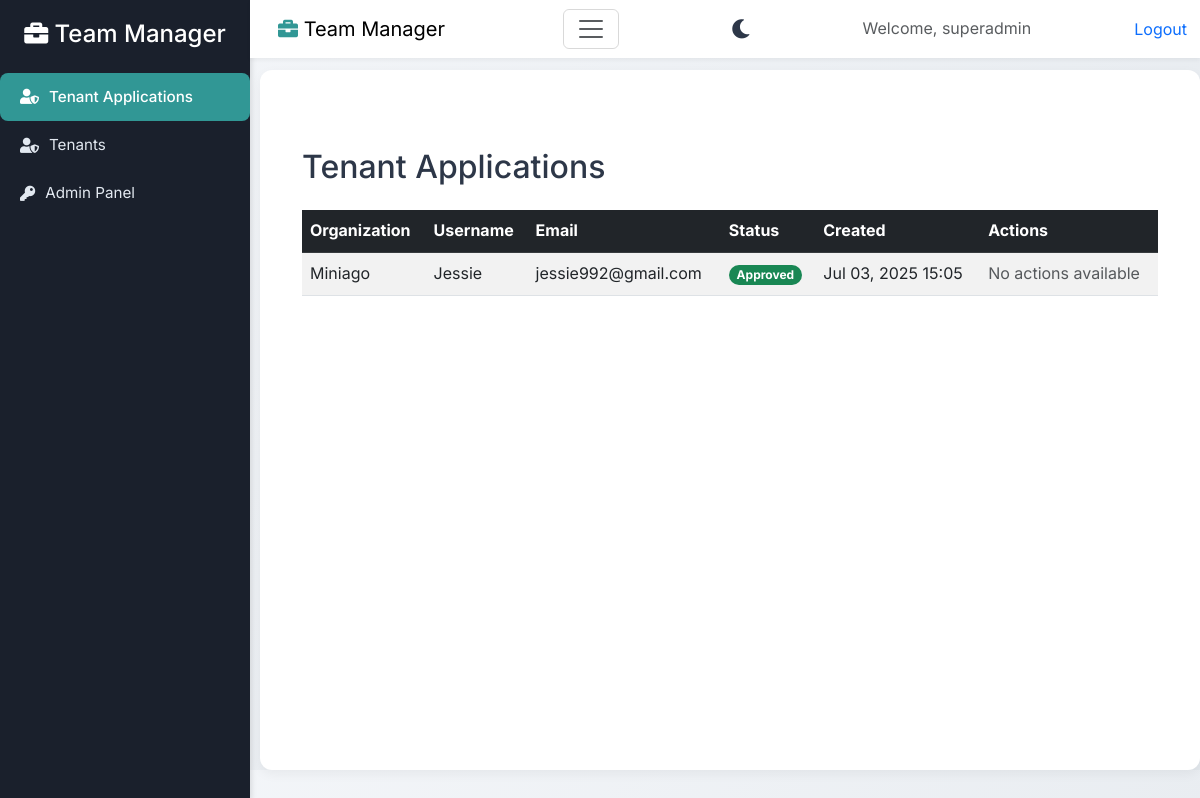
The page /tenants/tenant-applications/ (signed in) on the database its author committed.
### documents/models.py (models this page shows, shortened)
class CustomUser(AbstractUser):
    tenant = models.ForeignKey(Tenant, on_delete=models.CASCADE, blank=True, null=True)
    roles = models.ManyToManyField(Role, blank=True)
    department = models.ForeignKey('Department', on_delete=models.SET_NULL, null=True, blank=True, related_name='members')
    teams = models.ManyToManyField('Team', blank=True, related_name='members')
    phone_number = models.CharField(max_length=15, blank=True, null=True)
    smtp_email = models.EmailField(blank=True, null=True)
    smtp_password = models.CharField(max_length=255, blank=True, null=True)  # Encrypted SMTP password
    def __str__(self):
        return self.username

### tenants/models.py (models this page shows, shortened)
class TenantApplication(models.Model):
    STATUS_CHOICES = [
        ('pending', 'Pending'),
        ('approved', 'Approved'),
        ('rejected', 'Rejected'),
    ]
    username = models.CharField(max_length=150, unique=True)
    email = models.EmailField(unique=True)
    password = models.CharField(max_length=255)
    organization_name = models.CharField(max_length=100, unique=True)
    slug = models.SlugField(max_length=100, unique=True)
    status = models.CharField(max_length=20, choices=STATUS_CHOICES, default='pending')
    created_at = models.DateTimeField(auto_now_add=True)
    updated_at = models.DateTimeField(auto_now=True)

### tenants/views.py (the view)
# urls.py: path('tenant-applications/', tenant_applications, name='tenant_applications'),
@login_required
def tenant_applications(request):
    if request.user.is_superuser:
        tenant_apps = TenantApplication.objects.all()
    else:
        HttpResponseForbidden(f'You are not authorized to view this')
    return render(request, 'tenants/tenant_applications.html', {'tenants': tenant_apps})

### documents/context_processors.py (called while the page is built)
def notification_count(request):
    print("Meer>>>>>", request)
    if request.user.is_authenticated:
        if request.user.is_superuser:
            user = CustomUser.objects.get(username=request.user.username)
        else:
            user = CustomUser.objects.get(username=request.user.username, tenant=request.tenant)
        count = UserNotification.objects.filter(user=user, dismissed=False).count()
        return {'unseen_notification_count': count}
    return {'unseen_notification_count': 0}

### tenants/templates/tenants/tenant_applications.html (shortened to what this page needs)
{% extends 'base.html' %}
{% block content %}
<div class="container mt-5">
    <h2 class="mb-4">Tenant Applications</h2>
    {% if tenants %}
    <div class="table-responsive">
        <table class="table table-striped table-hover">
            <thead class="table-dark">
                <tr>
                    <th>Organization</th>
                    <th>Username</th>
                    <th>Email</th>
                    <th>Status</th>
                    <th>Created</th>
                    <th>Actions</th>
                </tr>
            </thead>
            <tbody>
                {% for tenant in tenants %}
                <tr>
                    <td>{{ tenant.organization_name }}</td>
                    <td>{{ tenant.username }}</td>
                    <td>{{ tenant.email }}</td>
                    <td>
                        <span class="badge
                            {% if tenant.status == 'pending' %}bg-warning text-dark
                            {% elif tenant.status == 'approved' %}bg-success
                            {% else %}bg-danger{% endif %}">
                            {{ tenant.get_status_display }}
                        </span>
                    </td>
                    <td>{{ tenant.created_at|date:"M d, Y H:i" }}</td>
                    <td>
                        {% if tenant.status == 'pending' %}
                        <form action="{% url 'create_tenant' tenant.id %}" method="post" class="d-inline">
                            {% csrf_token %}
                            <button type="submit" class="btn btn-sm btn-success me-2">Approve</button>
                        </form>
                        <form action="{% url 'reject_tenant' tenant.id %}" method="post" class="d-inline">
                            {% csrf_token %}
                            <button type="submit" class="btn btn-sm btn-danger">Reject</button>
                        </form>
                        {% else %}
                        <span class="text-muted">No actions available</span>
                        {% endif %}
                    </td>
                </tr>
                {% endfor %}
            </tbody>
        </table>
    </div>
    {% else %}
    <div class="alert alert-info" role="alert">
        No tenant applications found.
    </div>
    {% endif %}
</div>
{% endblock %}

### documents/templates/base.html (shortened to what this page needs)
{% load static %}
<!DOCTYPE html>
<html lang="en">
<head>
    <link rel="stylesheet" href="https://cdn.jsdelivr.net/npm/bootstrap@5.3.0/dist/css/bootstrap.min.css">
    <link rel="stylesheet" href="https://cdnjs.cloudflare.com/ajax/libs/font-awesome/5.15.4/css/all.min.css">
</head>
<body {% if not user.is_authenticated %}class="unauthenticated"{% endif %}>
    <link href="https://cdn.jsdelivr.net/npm/select2@4.1.0-rc.0/dist/css/select2.min.css" rel="stylesheet">
    {% if user.is_authenticated %}
    <div class="sidebar" id="sidebar">
        <h4 class="text-white text-center mb-4"><i class="fas fa-briefcase mr-2"></i> Team Manager</h4>
        {% if user.is_superuser %}
            <a href="{% url 'tenant_applications' %}" {% if request.path == '/tenants/tenant-applications/'%}class="active"{% endif %}><i class="fas fa-user-shield"></i>Tenant Applications</a>
            <a href="{% url 'tenant_list' %}" {% if request.path == '/tenants/list/' %}class="active"{% endif %}><i class="fas fa-user-shield"></i>Tenants</a>
            <a href="{% url 'admin:index' %}" {% if request.path|slice:":7" == '/admin/' %}class="active"{% endif %}><i class="fas fa-key"></i> Admin Panel</a>
        {%endif%}
    </div>
    {% endif %}
    {% if not user.tenant or user.is_superuser %}
        <nav class="navbar navbar-light bg-light fixed-top" id="navbar">
            <div class="container-fluid">
                <a class="navbar-brand ms-3" href="{% url 'tenant_home' %}"><i class="fas fa-briefcase mr-4" style="color: #319795;"></i> Team Manager</a>
                <button class="navbar-toggler" type="button" data-bs-toggle="collapse" data-bs-target="#navbarNav" aria-controls="navbarNav" aria-expanded="false" aria-label="Toggle navigation">
                    <span class="navbar-toggler-icon"></span>
                </button>
                <button class="theme-toggle-btn" id="themeToggleBtn" title="Toggle Dark Mode" aria-label="Toggle Dark Mode">
                    <i class="fas fa-moon"></i>
                </button>
                {% if user.is_authenticated and user.is_superuser %}
                    <span class="text-muted">Welcome, {{ user.username }}</span>
                    <form action="{% url 'logout' %}" method="post" style="display: inline;">
                        <button type="submit" class="btn btn-link text-primary" style="padding: 0; text-decoration: none;">Logout</button>
                    </form>
                {% else %}
                    <a href="{% url 'login' %}" class="btn btn-primary">Login</a>
                {% endif %}
            </div>
        </nav>
    {% endif %}
    <div class="main-content" id="main-content">
        {% block content %}
        {% endblock %}
    </div>
</body>
</html>

### rows shown on the page
CustomUser: username "superadmin"
TenantApplication: organization_name "Miniago", username "Jessie", email "jessie992@gmail.com", status "Approved", created_at "Jul 03, 2025 15:05", shows "No actions available"
